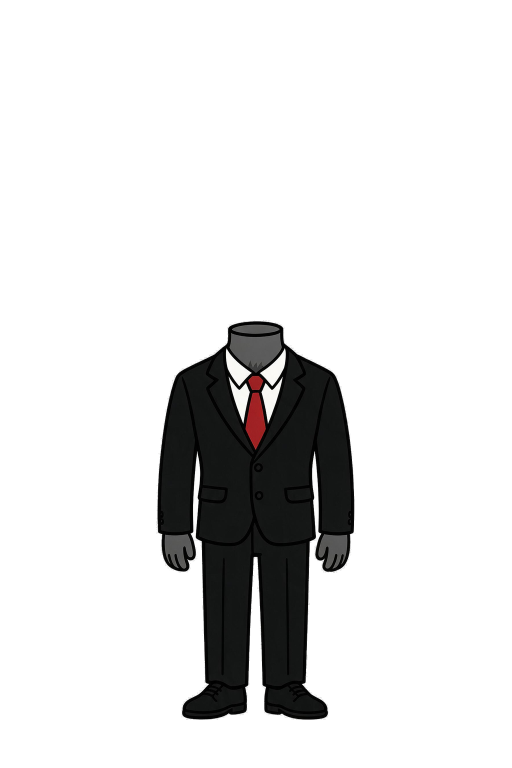
#> input picture 99-项目/示例-周一打工人/第01季/03-素材/角色/老板/body.png, 1024 x 1536 px, found by its file name (shown at 1/2 size)
$ python white_to_alpha.py body.png
#> lines starting #> are read from the running program, lines starting #| are printed output that depends on the picture; after the words box and inside, x2 and y2 are one past the last pixel; in counts of white or black regions, pixels touching at a corner belong together
#> in process, img is the input picture: PIL image 1024x1536 RGBA; mean R, G, B, A 4.9, 4.8, 4.7, 35.6
#!/usr/bin/env python3
# -*- coding: utf-8 -*-
"""白底转透明（沙雕素材用）

用法：
  python3 white_to_alpha.py body.png
  python3 white_to_alpha.py body.png --trim
  python3 white_to_alpha.py 角色/阿强/*.png --threshold 240 --trim

原理：从图片四边向内 flood fill，把接近纯白的连通区域设为透明。
只吃「纯白背景」的图；复杂背景 / 渐变背景不适用。

⚠️ 默认**原地覆盖**输入文件，但会先把原图备份成 `<名字>.orig.png`（已存在则不覆盖备份）。
   不想要备份加 --no-backup。
"""

import argparse
import sys
from collections import deque
from pathlib import Path

import numpy as np
from scipy.ndimage import binary_closing, binary_fill_holes

try:
    from PIL import Image
except ImportError:
    sys.exit("缺少 Pillow：pip install Pillow")


def is_white(px, threshold):
    r, g, b, a = px
    return a > 0 and r >= threshold and g >= threshold and b >= threshold


def flood_white(img, threshold):
#> called with threshold = 245
    w, h = img.size
#> w = 1024; h = 1536
    px = img.load()
    visited = bytearray(w * h)
    q = deque()

    def push(x, y):
        idx = y * w + x
        if not visited[idx] and is_white(px[x, y], threshold):
            visited[idx] = 1
            q.append((x, y))

    for x in range(w):
        push(x, 0)
        push(x, h - 1)
    for y in range(h):
        push(0, y)
        push(w - 1, y)

    while q:
        x, y = q.popleft()
        r, g, b, _ = px[x, y]
        px[x, y] = (r, g, b, 0)
        if x > 0:
            push(x - 1, y)
        if x < w - 1:
            push(x + 1, y)
        if y > 0:
            push(x, y - 1)
        if y < h - 1:
            push(x, y + 1)


def soften_edge(img, threshold):
    """只羽化「紧贴透明背景」的浅色像素，减少白边。

    v0.8：只处理与透明像素相邻的那一圈。原实现对所有浅色像素降 alpha，
    白脸 / 白衣服 / 白鞋这种被包住的白色前景也会被削成半透明。
    """
#> called with threshold = 245
    arr = np.array(img.convert("RGBA"))
    alpha = arr[..., 3]
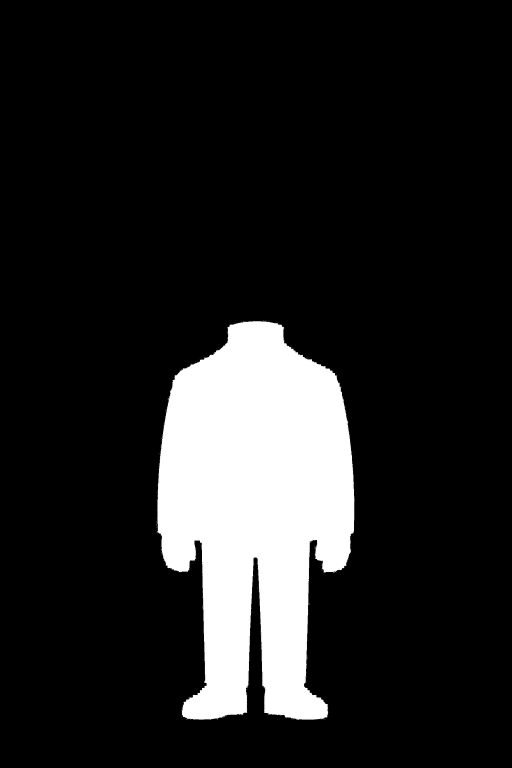
#> alpha: shape (1536, 1024) (shown at 1/2 size); min 0, max 255, mean 35.6
    transparent = alpha == 0
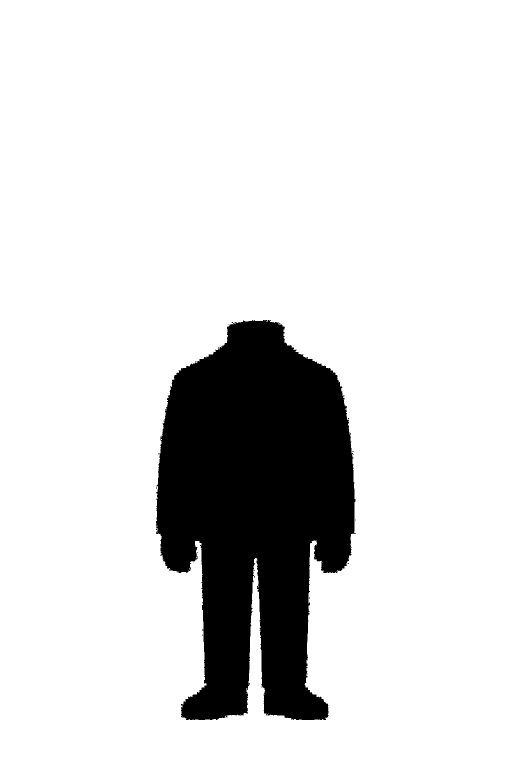
#> transparent: shape (1536, 1024) bool (shown at 1/2 size); 85.8% white; 17 black regions (16 under 20 px), largest, box (x1, y1, x2, y2) and area: (312, 640, 711, 1440) 223043

    # 透明区域向外扩 1 px，得到「边缘带」
    near_transparent = np.zeros_like(transparent)
    near_transparent[1:, :] |= transparent[:-1, :]
#> near_transparent: shape (1536, 1024) bool; 85.8% white; 18 black regions (16 under 20 px), largest, box (x1, y1, x2, y2) and area: (312, 641, 711, 1441) 223043, (0, 0, 1024, 1) 1024
    near_transparent[:-1, :] |= transparent[1:, :]
    near_transparent[:, 1:] |= transparent[:, :-1]
    near_transparent[:, :-1] |= transparent[:, 1:]
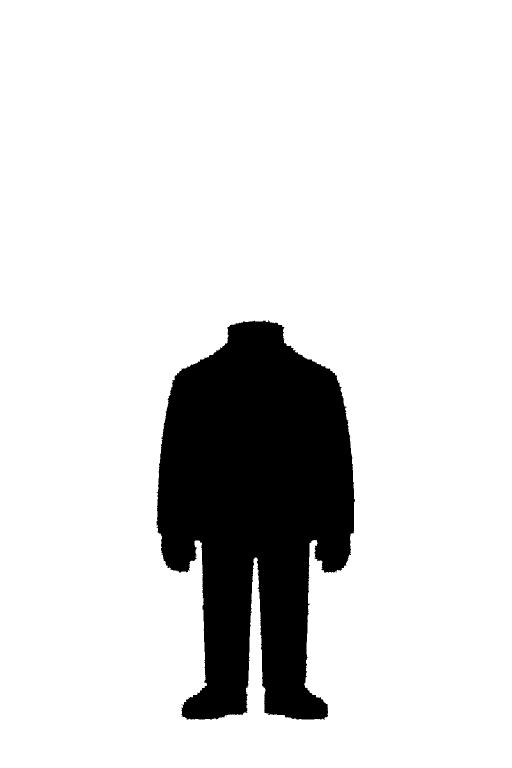
#> near_transparent: shape (1536, 1024) bool (shown at 1/2 size); 86.1% white; 3 black regions (2 under 20 px), largest, box (x1, y1, x2, y2) and area: (313, 641, 710, 1439) 219408

    rgb = arr[..., :3].astype(np.int16)
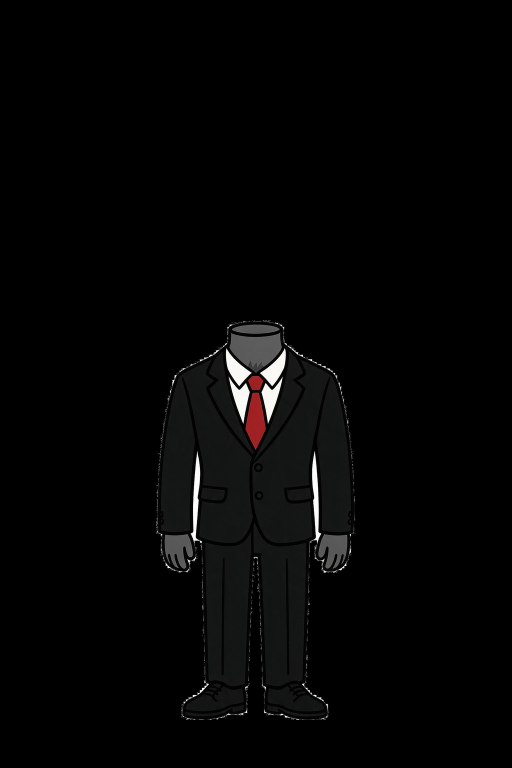
#> rgb: shape (1536, 1024, 3) int16 (shown at 1/2 size); mean R, G, B 4.9, 4.8, 4.7
    near_white = np.all(rgb >= threshold - 12, axis=2)
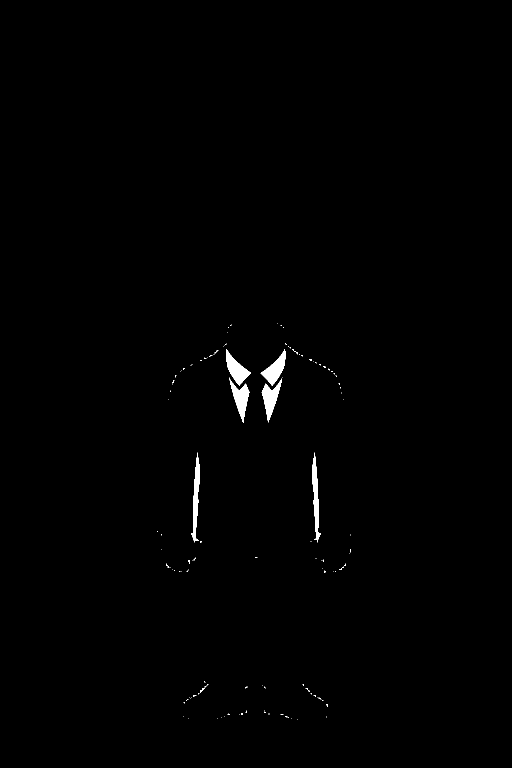
#> near_white: shape (1536, 1024) bool (shown at 1/2 size); 0.58% white; 115 white regions (108 under 20 px), largest, box (x1, y1, x2, y2) and area: (452, 698, 502, 772) 1505, (521, 698, 571, 772) 1483, (458, 755, 499, 846) 1459
    edge = near_white & ~transparent & near_transparent
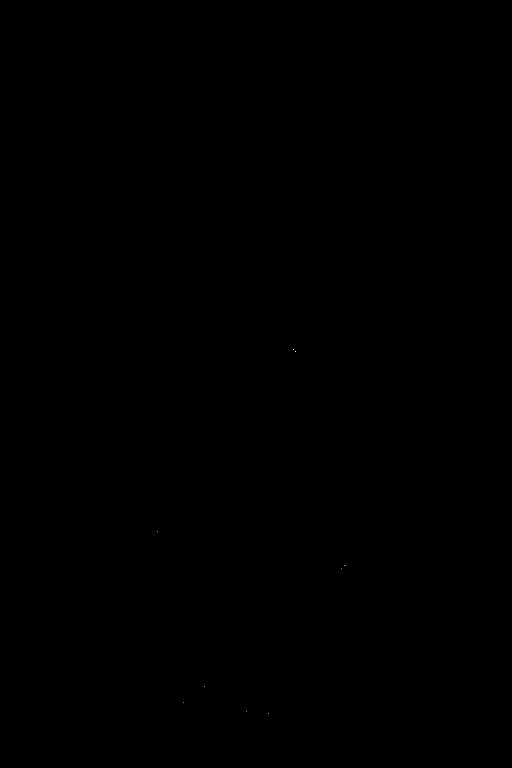
#> edge: shape (1536, 1024) bool (shown at 1/2 size); 0% white in thin lines or dots, all inside (x1, y1, x2, y2) = (314, 698, 692, 1428)

    if edge.any():
        light = np.min(rgb, axis=2).astype(np.float32)
        target = 255.0 * (threshold - light) / max(1, 255 - threshold)
        target = np.clip(target, 0, 255)
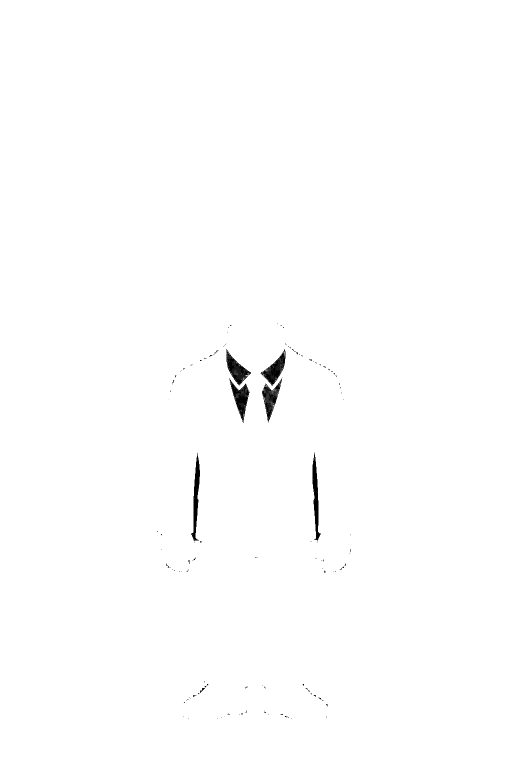
#> target: shape (1536, 1024) float32 (shown at 1/2 size); min 0, max 255, mean 253.7
        arr[..., 3] = np.where(edge, np.minimum(alpha, target.astype(np.uint8)), alpha)
#> arr: shape (1536, 1024, 4); under 0.01% of pixels changed, all inside (x1, y1, x2, y2) = (314, 698, 684, 1405)

    out = Image.fromarray(arr, "RGBA")
    return out


def trim(img):
    bbox = img.getbbox()
    return img.crop(bbox) if bbox else img


def fill_enclosed_white(img, threshold):
    """把被轮廓包住的白色区域补回不透明（白衣服/白脸/白鞋）。

    v0.7：必须把「已经透明」的像素排除在 foreground 之外。
    很多 PNG 在 alpha=0 处仍保留 RGB=255，如果只看颜色，透明背景会被当成
    前景，白脸就和画布外连通了，binary_fill_holes 补不上 → 预合成出半透明的头。
    """
    arr0 = np.array(img.convert("RGBA"))
    alpha0 = arr0[..., 3]
    rgb = arr0[..., :3].astype(np.int16)
    near_white = np.all(rgb >= threshold - 8, axis=2)
    foreground = (alpha0 > 10) & ~near_white
    closed = binary_closing(foreground, structure=np.ones((9, 9)))
    filled = binary_fill_holes(closed)
    holes = filled & ~foreground

    arr = arr0
    arr[..., 3] = np.where(holes, 255, arr[..., 3])
    print(f"  · 补回白色区域 {int(holes.sum())} px")
    return Image.fromarray(arr, "RGBA")


def process(path, threshold, do_trim, do_soften, fill_holes=False, backup=True):
    path = Path(path)
    original = path.read_bytes()          # 先留底，处理失败也不会丢原图
    img = Image.open(path).convert("RGBA")
    flood_white(img, threshold)
    if fill_holes:
        img = fill_enclosed_white(img, threshold)
    if do_soften and not fill_holes:
        img = soften_edge(img, threshold)
    if do_trim:
        img = trim(img)
    img.save(path, "PNG", optimize=True)
    if backup:
        bak = path.with_name(path.stem + ".orig" + path.suffix)
        if not bak.exists():
            bak.write_bytes(original)
            print(f"  · 原图已备份：{bak.name}")
    return img.size


def main():
    ap = argparse.ArgumentParser(description="白底转透明")
    ap.add_argument("paths", nargs="+", help="PNG/JPG 路径，支持通配符（由 shell 展开）")
    ap.add_argument("--threshold", type=int, default=245, help="白色阈值，默认 245")
    ap.add_argument("--trim", action="store_true", help="裁掉透明边")
    ap.add_argument("--no-soften", action="store_true", help="不做边缘羽化")
    ap.add_argument("--fill-holes", action="store_true", help="补回被轮廓包住的白色区域（白衣服/白脸必开）")
    ap.add_argument("--no-backup", action="store_true", help="不保留 <名字>.orig.png 原图副本（默认保留）")
    args = ap.parse_args()

    for p in args.paths:
        path = Path(p)
        if not path.is_file():
            print(f"  ! 跳过（不存在）：{path}", file=sys.stderr)
            continue
        try:
            size = process(path, args.threshold, args.trim, not args.no_soften, args.fill_holes, not args.no_backup)
            print(f"  ✓ {path} → {size[0]}×{size[1]}")
#|   ✓ body.png → 1024×1536
        except Exception as e:
            print(f"  ✗ {path}：{e}", file=sys.stderr)
    return 0


if __name__ == "__main__":
    sys.exit(main())
#> (the program exits here)
